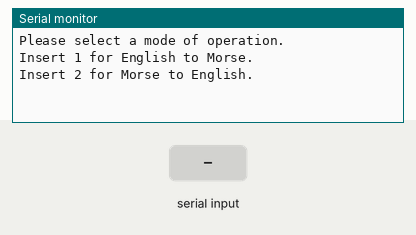
Bench run of a program on a simulated Arduino Uno, built for the host (arithmetic inside an expression is 32-bit, double 64-bit). On the bench: the last lines printed to the serial monitor. The test bench sets the inputs (shaded band). No radio packets arrive unless stated.

Above: at 1.2 s.
1.3 s: "90,45\n" received over Serial
3.8 s: "1\n" received over Serial
At 6.0 s:
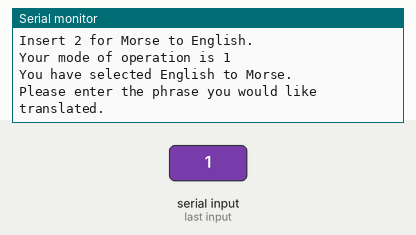
6.3 s: "30,150\n" received over Serial
At 7.2 s:
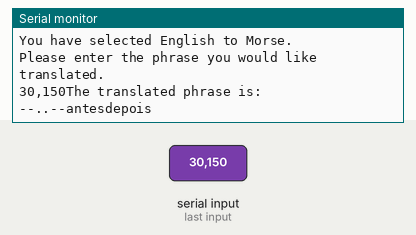

The program:

main.cpp
```cpp
//#include <iostream>
#include "insertmodes.h"

using namespace std;

void setup()    //pins tx_pin=12
{
    Serial.begin(9600);   // Debugging only
    RF433init();
}

int operatingMode = 0;      //modes: English2Morse or Morse2English

void loop()
{
    //const char *msg = "Hello World";
        Serial.println("Please select a mode of operation.\n\nInsert 1 for English to Morse.\nInsert 2 for Morse to English.");

        while(!Serial.available());
        operatingMode = Serial.readString().toInt();

        Serial.printf("Your mode of operation is %d\n", operatingMode);


        if (operatingMode == 1)
        {
            modeEngtoMorse();
        }
}
```

Measured:
- after the input at 3.8 s, the serial monitor: prints a new line after 1.0 s (image 1)
- after the input at 6.3 s, the serial monitor: prints a new line at once (image 2)
